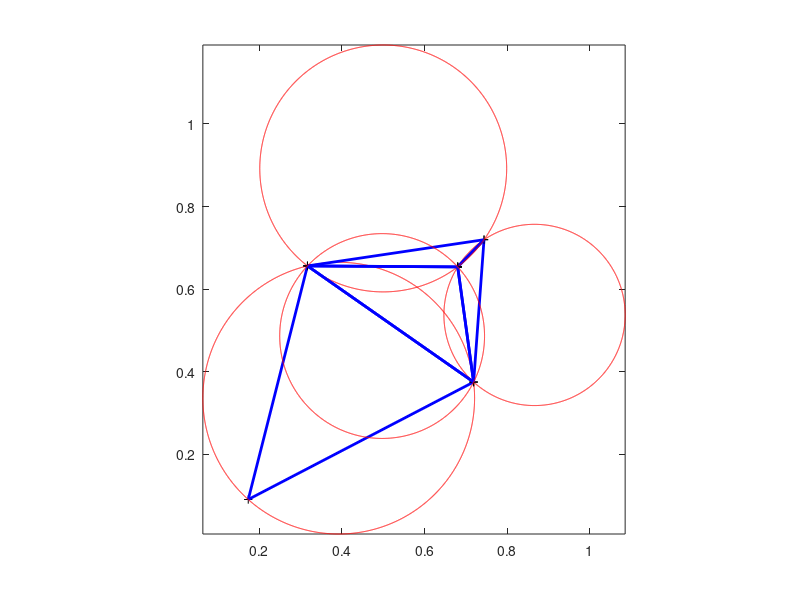

Here is the MATLAB script that generated this plot:
r = 5;
% X = normrnd(0,20,r,1);
% Y = normrnd(0,20,r,1);
X = rand(r,1);
Y = rand(r,1);
TRI = delaunay(X,Y);
r;
k = size(TRI,1);
for i = 1:size(TRI,1)
    v1 = TRI(i,1);
    v2 = TRI(i,2);
    v3 = TRI(i,3);
    Temp = [v1 v2 v3];
    XTemp = [X(v1), X(v2), X(v3), X(v1)];
    YTemp = [Y(v1), Y(v2), Y(v3), Y(v1)];
    plot(XTemp,YTemp,'k+',XTemp, YTemp,'b','linewidth',2);
    hold on;
    th = 0:.001:2*pi;
a = X(v1); b = Y(v1); c = X(v2); d = Y(v2); e = X(v3); f = Y(v3);
ycn = ((a^2 - c^2 - d^2 + b^2)*(c-e) - (c^2 - e^2 - f^2 + d^2)*(a-c));
ycd = 2*(f - d)*(a-c) - 2*(d - b)*(c-e);
yc = ycn/ycd;
xc = (a^2 - c^2 - d^2 + b^2 + 2*yc*(d - b))/(2*(a-c));
r = sqrt((xc - a)^2 + (yc - b)^2);
P = xc + r*cos(th);
Q = yc + r*sin(th);
plot(P,Q,'r')
end
axis image


